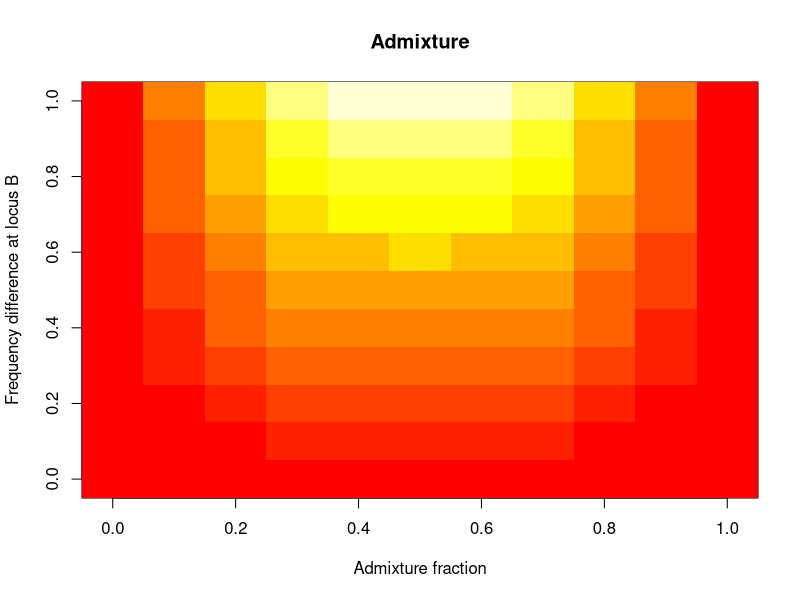
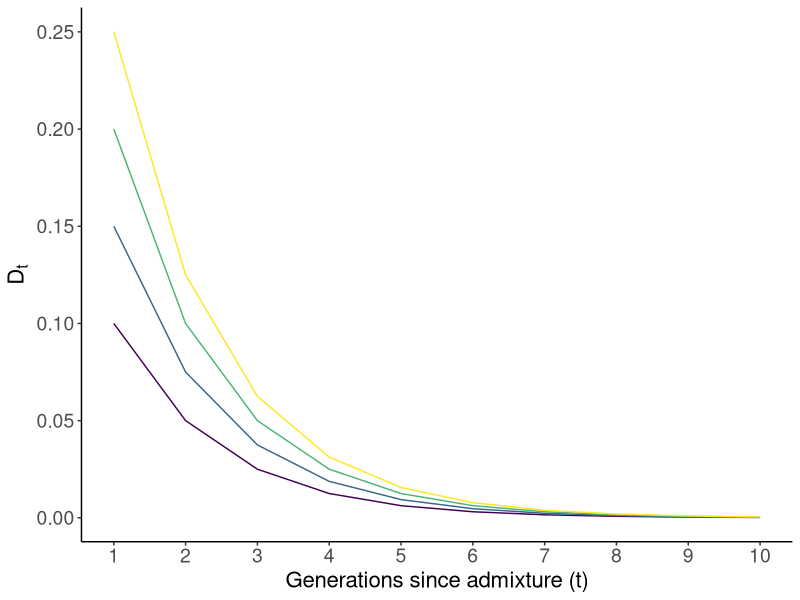

Reproduce these figures in R, in order.
## ---- chunk 1

#create matrix to store D
dmat = matrix(NA, nrow = 11, ncol = 11)
alpha = seq(0, 1, 0.1) # range of values of admixture fraction
fdiff = seq(0, 1, 0.1) # range of values of frequency difference at locus A. assume difference at locus B is 1.

for(i in 1:11){
  for(j in 1:11){
    dmat[i,j] = alpha[i]*(1 - alpha[i]) * 1 * fdiff[j]
  }
}

image(dmat, main = "Admixture", col = heat.colors(12), 
      xlab = "Admixture fraction", ylab = "Frequency difference at locus B")


## ---- chunk 2

suppressPackageStartupMessages(library(ggplot2))
#range of values of d0 (LD at time of admixture)
d0 = seq(0.1, 0.25, 0.05)
dtmat = matrix(NA, nrow = 4, ncol = 10) # matrix to store values of dt

for(i in 1:4){
  dt = d0[i]
  for(j in 1:10){
    dtmat[i,j] = dt
    dt = d0[i]*(0.5)^j
  }
}

dtmat = reshape2::melt(dtmat)

colnames(dtmat) = c("d0","g","Dt")
ggplot(dtmat, 
                aes(g, Dt, group = d0, color = d0))+
  geom_line()+
  theme_classic()+
  theme(legend.position = "none",
        axis.text = element_text(size = 14),
        axis.title = element_text(size = 16))+
  scale_color_viridis_c()+
  scale_x_continuous(breaks = c(1:10))+
  labs(x = "Generations since admixture (t)",
       y = bquote(D[t]))

